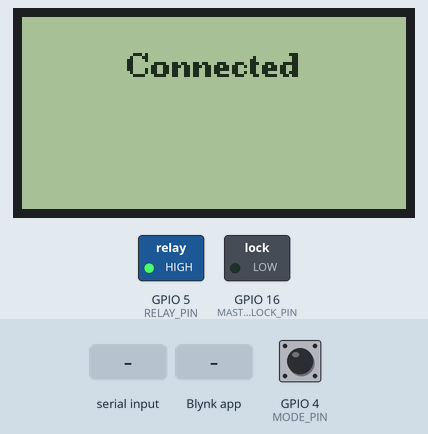
Simulated run of this sketch. Board: ESP8266 (NodeMCU). On the bench: 128×64 one-colour display, switched loads named in the sketch (green lamp = pin HIGH). Inputs (shaded band) come from the test bench; at power-on: GPIO 4 (MODE_PIN) LOW. WiFi joins after 1.5 s; servers stay silent unless stated; what the sketch prints to the serial monitor is not drawn.

Above: at 4.0 s.
4.1 s: "Welcome\n" received over the second serial link
At 5.7 s:
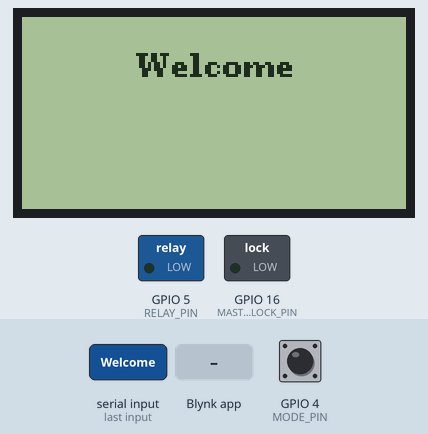
7.1 s: GPIO 4 (MODE_PIN) pulled HIGH for 3.2 s
At 12.0 s:
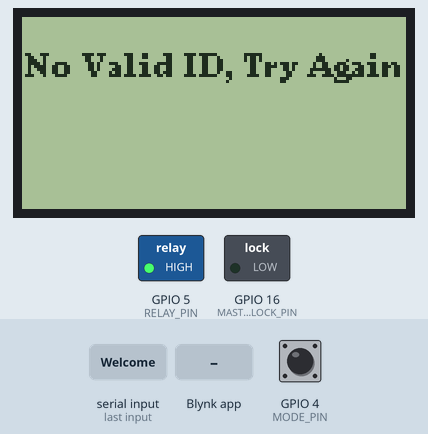
12.3 s: "1\n" received over the second serial link
At 13.6 s:
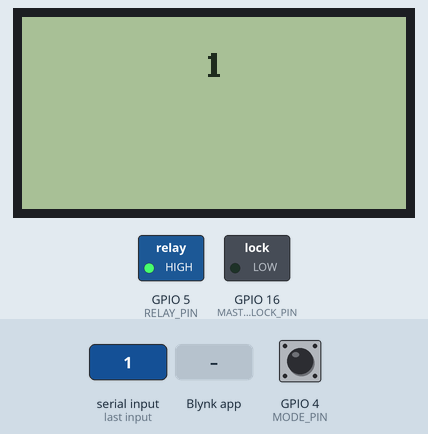
13.9 s: Blynk app writes 1 to V0
At 14.3 s:
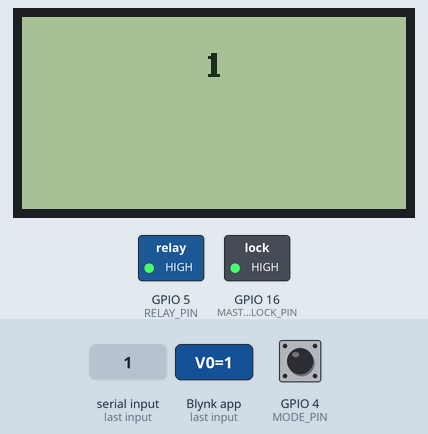
15.9 s: GPIO 4 (MODE_PIN) pulled HIGH for 0.6 s
At 16.8 s:
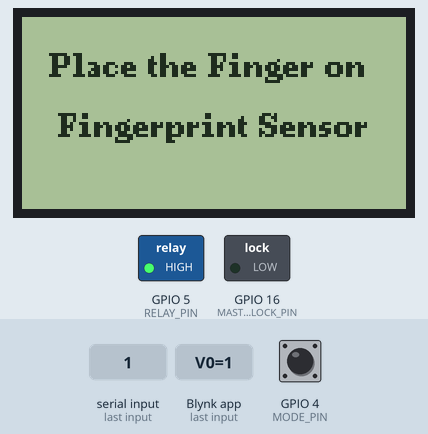
18.5 s: Blynk app writes 1 to V0
At 18.8 s:
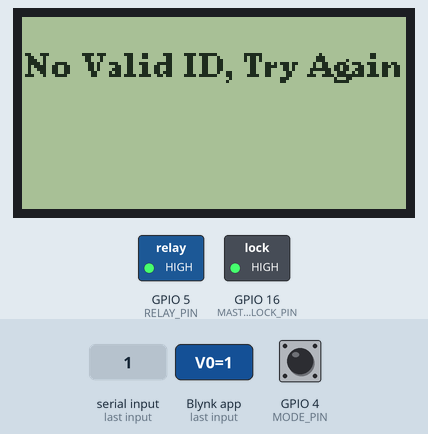
Timing chart, 0 to 21.5 s (numbered marks = the images above; inputs shaded):
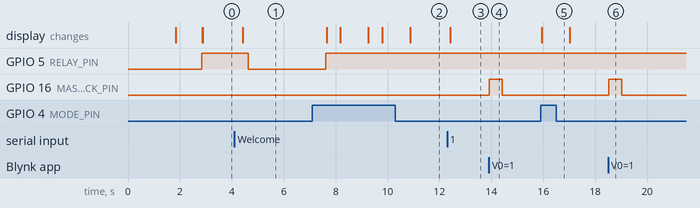

Measured:
- after the input at 4.1 s, GPIO 5 (RELAY_PIN): HIGH → LOW after 0.53 s; the display: changes after 0.33 s (image 1)
- after the input at 7.1 s, the display: first differs from a run without the input after 1.1 s (image 2 shows a later state)
- after the input at 12.3 s, the display: changes after 0.11 s (image 3)
- after the input at 13.9 s, GPIO 16 (MASTER_UNLOCK_PIN): LOW → HIGH at once, → LOW 0.50 s later
- after the input at 15.9 s, the display: changes at once (image 5)
- after the input at 18.5 s, GPIO 16 (MASTER_UNLOCK_PIN): LOW → HIGH at once, → LOW 0.50 s later

The sketch:

Code_ESP8266.ino
```cpp
// Blynk credentials
#define BLYNK_TEMPLATE_ID "TMPL3Z2fgiR0X"
#define BLYNK_TEMPLATE_NAME "Home Security"


#include <BlynkSimpleEsp8266.h>
#include <Adafruit_Fingerprint.h>
#include <U8g2lib.h>
#include <ESP8266WiFi.h>
#include <WiFiClientSecure.h>
#include <ESP8266HTTPClient.h>
#include <SoftwareSerial.h>

char auth[] = "_vV1qCx47WYUvhaoXlyYYlXCzRnoVaMH";

// Pin Definitions
#define FINGERPRINT_SENSOR_TX 0 // D3
#define FINGERPRINT_SENSOR_RX 2 // D4
#define RELAY_PIN 5  // D1 Pin connected to the relay
#define MODE_PIN 4   // D2 Pin to select mode (Low: Fingerprint, High: Keypad)
#define MASTER_UNLOCK_PIN 16 // D0

SoftwareSerial mySerial(FINGERPRINT_SENSOR_RX, FINGERPRINT_SENSOR_TX);
Adafruit_Fingerprint finger = Adafruit_Fingerprint(&mySerial);

// Initialize U8g2 for ST7920 LCD with hardware SPI
U8G2_ST7920_128X64_F_SW_SPI u8g2(U8G2_R0, /* clock=*/ 12, /* data=*/ 13, /* CS=*/ 15 /* reset=*/ );

// Wi-Fi credentials
const char* ssid = "Redmi";
const char* password = "72580306";

const char* host = "script.google.com";
const int httpsPort = 443;
WiFiClientSecure client;
String GAS_ID = "AKfycbz5ZtGUYEMDNxfhyCmxxSzDiTWvScMR7lWNN9YFG5btrLJ9q3dK4QgbvWpTDqIXmShQ";

uint8_t id;

SoftwareSerial megaSerial(3, 1); // RX, TX for communication with Arduino Mega

void setup() {
    Serial.begin(115200);
    mySerial.begin(57600); // Initialize software serial for fingerprint sensor
    megaSerial.begin(115200);  // Serial communication with Arduino Mega

 // Blynk initialization
    Blynk.begin(auth, ssid, password);

    u8g2.begin();  // Initialize the LCD
    u8g2.clearBuffer();  // Clear the buffer
    u8g2.setFont(u8g2_font_ncenB08_tr);  // Set font

    // Initialize Fingerprint Sensor
    Serial.println("Initializing fingerprint sensor...");
    finger.begin(57600);
    if (finger.verifyPassword()) {
        Serial.println("Fingerprint sensor initialized successfully!");
         u8g2.drawStr(0,10,"Fingerprint Initialized");  // Display the message on the first line
    } else {
        Serial.println("Failed to initialize fingerprint sensor. Check connections.");
        while (1);
    }

    // Initialize LED and relay pins
    pinMode(RELAY_PIN, OUTPUT);
    pinMode(MODE_PIN, INPUT); // Mode selection pin
    digitalWrite(RELAY_PIN, HIGH);
    pinMode(MASTER_UNLOCK_PIN, OUTPUT);
    digitalWrite(MASTER_UNLOCK_PIN, LOW); // Default to LOW

    connectToWiFi(); // Connect to Wi-Fi
}

void loop() {
    Blynk.run(); // Handle Blynk communication
    int mode = digitalRead(MODE_PIN); // Read the state of MODE_PIN (D2)

    if (mode == HIGH) {
        // Fingerprint Unlock Mode
        Serial.println("Fingerprint Unlock Mode");
        detectFingerprint();
    } else {
        // Keypad Unlock Mode
        Serial.println("Keypad Unlock Mode");
        checkKeypadInput();
    }
    delay(500); // Delay before the next loop iteration
}

// Function to detect fingerprint
void detectFingerprint() {
    Serial.println("\nWaiting for a valid fingerprint...");
    displayMessages("Place the Finger on ","Fingerprint Sensor");
    delay(1000);
    uint8_t id = getFingerprintID();

    if (id != -1 && id != 255) {
        Serial.print("Fingerprint ID: ");
        displayMessages("Valid Fingerprint","Detected");
        Serial.println(id);
        logEntry(id);  // Log the entry to Google Sheets
    } else {
        Serial.println("No valid fingerprint detected or ID is 255.");
        displayMessages("No Valid ID, Try Again","");
    }
}

// Function to check keypad input (communicates with Arduino Mega)
void checkKeypadInput() {
    if (megaSerial.available()) {
        delay(10); // Brief delay to ensure message is fully received
        String message = megaSerial.readStringUntil('\n');  // Read the message from Arduino Mega
        Serial.println("Message from Mega: " + message);  // Debugging message

        // Split the message into two lines using a specific delimiter, e.g., "|"
        int delimiterIndex = message.indexOf('|'); // Using '|' as a delimiter
        String line1;
        String line2;

        // Check if the delimiter was found
        if (delimiterIndex != -1) {
            line1 = message.substring(0, delimiterIndex);  // Get the first part before the delimiter
            line2 = message.substring(delimiterIndex + 1);  // Get the second part after the delimiter
        } else {
            line1 = message;  // If no delimiter, use the entire message as line1
            line2 = "";       // Set line2 to empty
        }

        displayMessages(line1, line2);  // Display both lines on the LCD

        // Unlock door if the message indicates so
        if (line1 == "Welcome") {
            logEntry(128);
        }
    }
}

// Function to log fingerprint entry to Google Sheets
void logEntry(int userId) {
    Serial.println("==========");
    Serial.print("Connecting to ");
    Serial.println(host);

    if (!client.connect(host, httpsPort)) {
        Serial.println("Connection failed");
        displayMessages("Log Failed, Try Again","");
        return;
    } else {
        Serial.println("Door unlocked");
        unlockDoor();
    }

    String user_ID = String(userId);
    String url = "/macros/s/" + GAS_ID + "/exec?user=" + user_ID;

    client.print(String("GET ") + url + " HTTP/1.1\r\n" +
        "Host: " + host + "\r\n" +
        "User-Agent: BuildFailureDetectorESP8266\r\n" +
        "Connection: close\r\n\r\n");

    Serial.println("Request sent");
    Serial.println("Closing connection");
    Serial.println("==========");
}

// Function to unlock the door
void unlockDoor() {
    digitalWrite(RELAY_PIN, LOW);  // Unlock the door
    delay(3000);  // Keep the door unlocked for 3 seconds
    digitalWrite(RELAY_PIN, HIGH);  // Lock the door again
    displayMessages("Log Successfull","Door Unlocked");
}

// Function to get Fingerprint ID
uint8_t getFingerprintID() {
    uint8_t p = finger.getImage();
    switch (p) {
        case FINGERPRINT_OK:
            Serial.println("Fingerprint image taken.");
            break;
        case FINGERPRINT_NOFINGER:
            Serial.println("No finger detected.");
            return -1;
        default:
            return -1;
    }

    p = finger.image2Tz();
    if (p == FINGERPRINT_OK) {
        p = finger.fingerFastSearch();
        if (p == FINGERPRINT_OK) {
            return finger.fingerID;
        }
    }
    return -1;
}

// Function to connect to Wi-Fi
void connectToWiFi() {
    WiFi.begin(ssid, password);
    Serial.println("Connecting to Wi-Fi...");
    displayMessages("Connecting to Wi-Fi","");
    while (WiFi.status() != WL_CONNECTED) {
        Serial.print(".");
        delay(500);
    }
    Serial.println("Connected!");
    displayMessages("Connected","");
    Serial.print("IP address: ");
    Serial.println(WiFi.localIP());
    client.setInsecure();  // Disable SSL verification for the client
}

// Blynk function to monitor V0
BLYNK_WRITE(V0) {
    int pinValue = param.asInt(); // Get the value of V0
    if (pinValue == 1) {
        digitalWrite(MASTER_UNLOCK_PIN, HIGH); // Signal to Arduino to exit Master Unlock
        delay(500);
        digitalWrite(MASTER_UNLOCK_PIN, LOW); // Signal to Arduino to exit Master Unlock

    } else {
        digitalWrite(MASTER_UNLOCK_PIN, LOW);
    }
}

// Function to display messages on LCD
void displayMessages(String line1, String line2) {
    u8g2.clearBuffer();  // Clear the buffer once

    // Get the widths of both messages
    int line1Width = u8g2.getStrWidth(line1.c_str());
    int line2Width = u8g2.getStrWidth(line2.c_str());

    // Calculate the x positions to center the text
    int xPosLine1 = (u8g2.getDisplayWidth() - line1Width) / 2;
    int xPosLine2 = (u8g2.getDisplayWidth() - line2Width) / 2;

    // Draw the centered messages
    u8g2.drawStr(xPosLine1, 20, line1.c_str());  // Display the message on the first line
    u8g2.drawStr(xPosLine2, 40, line2.c_str());  // Display the message on the second line

    u8g2.sendBuffer();  // Send buffer to display
}
```
